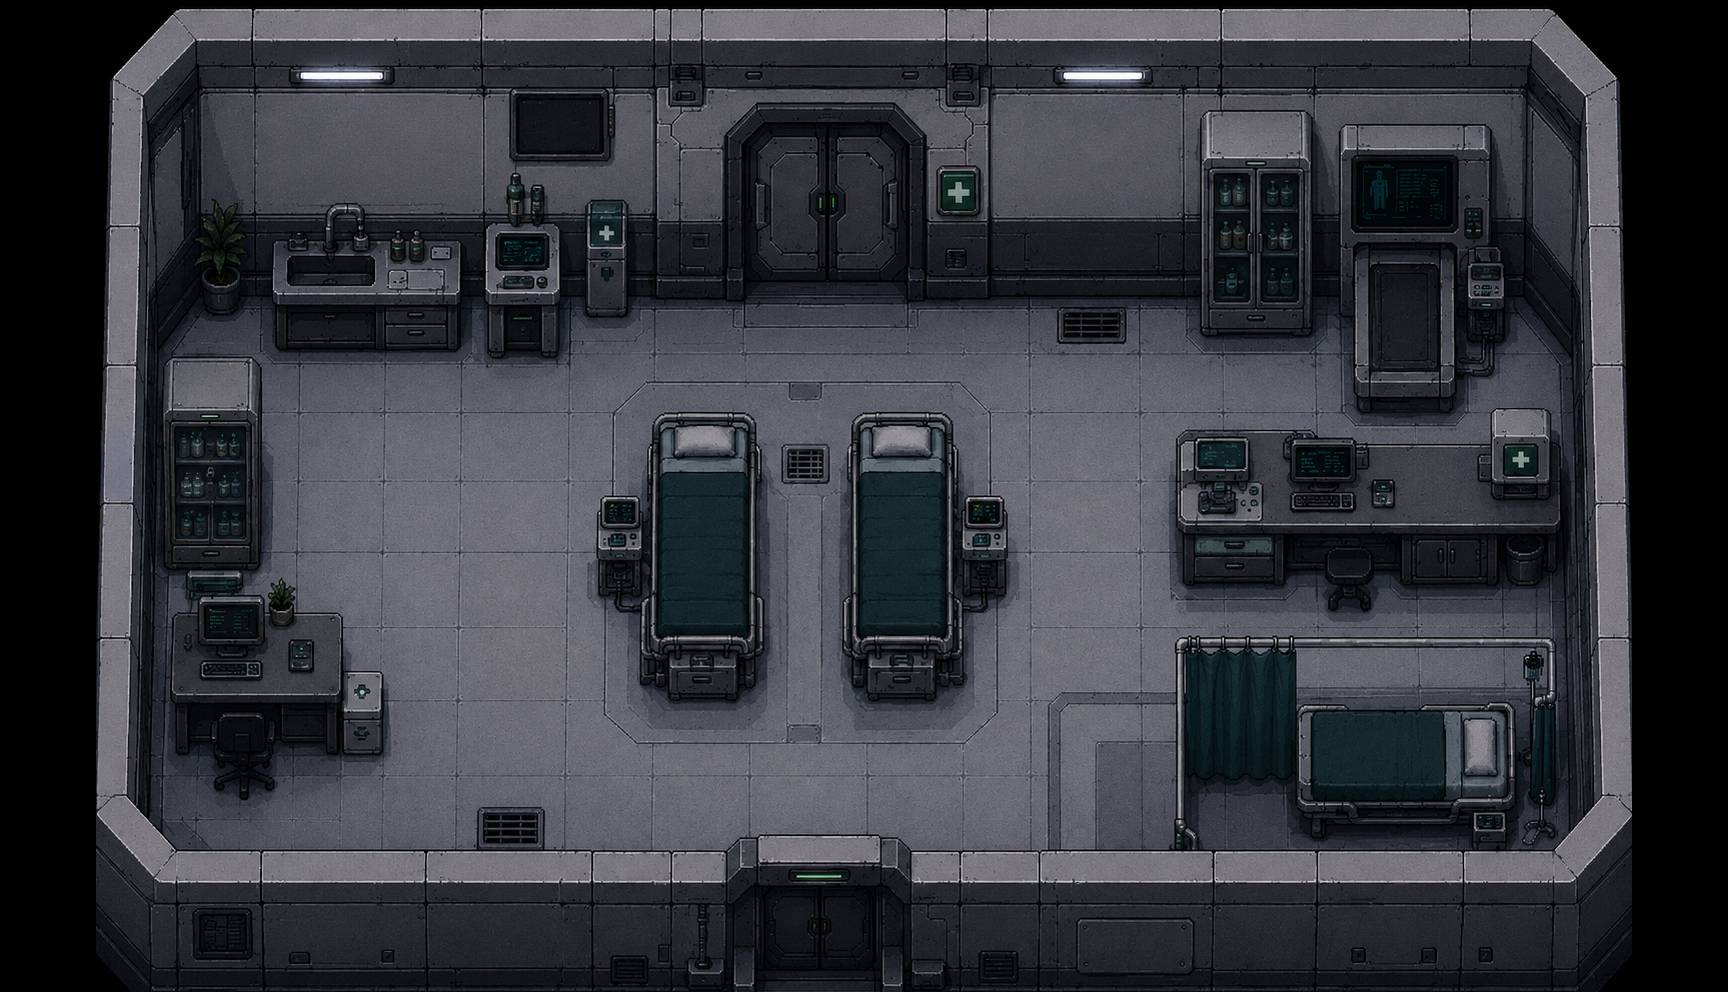

A 2D game scene composited from a Tiled map and its tileset images. What follows is a short description and the map's XML, with each tile layer's data collapsed to a summary:
An orthogonal 54x31 tile map with 32x32 px tiles, 1 tile layer (Слой тайлов 1) and 35 objects (start_6).

<map version="1.10" tiledversion="1.12.2" orientation="orthogonal" renderorder="right-down" width="54" height="31" tilewidth="32" tileheight="32" infinite="0" nextlayerid="5" nextobjectid="38">
 <tileset firstgid="1" name="med" tilewidth="32" tileheight="32" tilecount="1488" columns="48">
  <image source="med.png" width="1537" height="1023" />
 </tileset>
 <layer id="1" name="Слой тайлов 1" width="54" height="31">
  <data>[1674 cells, 1488 non-empty, 1488 distinct tile ids]</data>
 </layer>
 <objectgroup id="2" name="collision">
  <object id="1" x="485.333" y="220" width="68" height="133.333" />
  <object id="2" x="546.667" y="233.333" width="1049.33" height="61.3333" />
  <object id="3" x="580" y="280" width="48" height="40" />
  <object id="4" x="268" y="230.667" width="193.333" height="118.667" />
  <object id="5" x="196" y="-2.66667" width="420" height="302.667" />
  <object id="6" x="588" y="-58.6667" width="1416" height="328" />
  <object id="7" x="650.667" y="413.333" width="109.333" height="274.667" />
  <object id="9" x="597.333" y="498.667" width="61.3333" height="94.6667" />
  <object id="10" x="850.667" y="410.667" width="112" height="274.667" />
  <object id="11" x="954.667" y="498.667" width="54.6667" height="88" />
  <object id="12" x="1173.33" y="429.333" width="472" height="153.333" />
  <object id="13" x="1176" y="637.333" width="688" height="409.333" />
  <object id="14" x="730.667" y="837.333" width="181.333" height="154.667" />
  <object id="15" x="906.667" y="848" width="822.667" height="236" />
  <object id="16" x="76" y="840" width="677.333" height="170.667" />
  <object id="17" x="117.333" y="604" width="222.667" height="142.667" />
  <object id="18" x="336" y="676" width="49.3333" height="69.3333" />
  <object id="19" x="204" y="738.667" width="69.3333" height="56" />
  <object id="20" x="73.3333" y="344" width="74.6667" height="261.333" />
  <object id="21" x="146.667" y="357.333" width="117.333" height="212" />
  <object id="22" x="61.3333" y="-30.6667" width="140" height="338.667" />
  <object id="23" x="89.3333" y="294.667" width="62.6667" height="114.667" />
  <object id="24" x="1353.33" y="277.333" width="108" height="125.333" />
  <object id="25" x="1458.67" y="293.333" width="50.6667" height="52" />
  <object id="26" x="1554.67" y="253.333" width="136" height="208" />
  <object id="27" x="1498.67" y="272" width="134.667" height="62.6667" />
  <object id="28" x="1205.33" y="280" width="108" height="58.6667" />
  <object id="32" x="1557.62" y="519.699" width="184.552" height="338.1" />
  <object id="33" x="26.5755" y="482.789" width="115.161" height="494.6" />
  <object id="34" x="126.972" y="809.077" width="38.3869" height="72.3445" />
  <object id="35" x="256.897" y="577.28" width="36.9105" height="39.8633" />
  <object id="36" x="22.1463" y="26.5755" />
  <object id="37" x="183.5" y="570.5" width="62" height="33.5" />
 </objectgroup>
 <objectgroup id="3" name="start">
  <object id="29" name="start_6" x="786.667" y="274.667" width="76" height="49.3333" />
 </objectgroup>
 <objectgroup id="4" name="exit">
  <object id="30" x="781.333" y="286.667" width="93.3333" height="41.3333" />
 </objectgroup>
</map>
